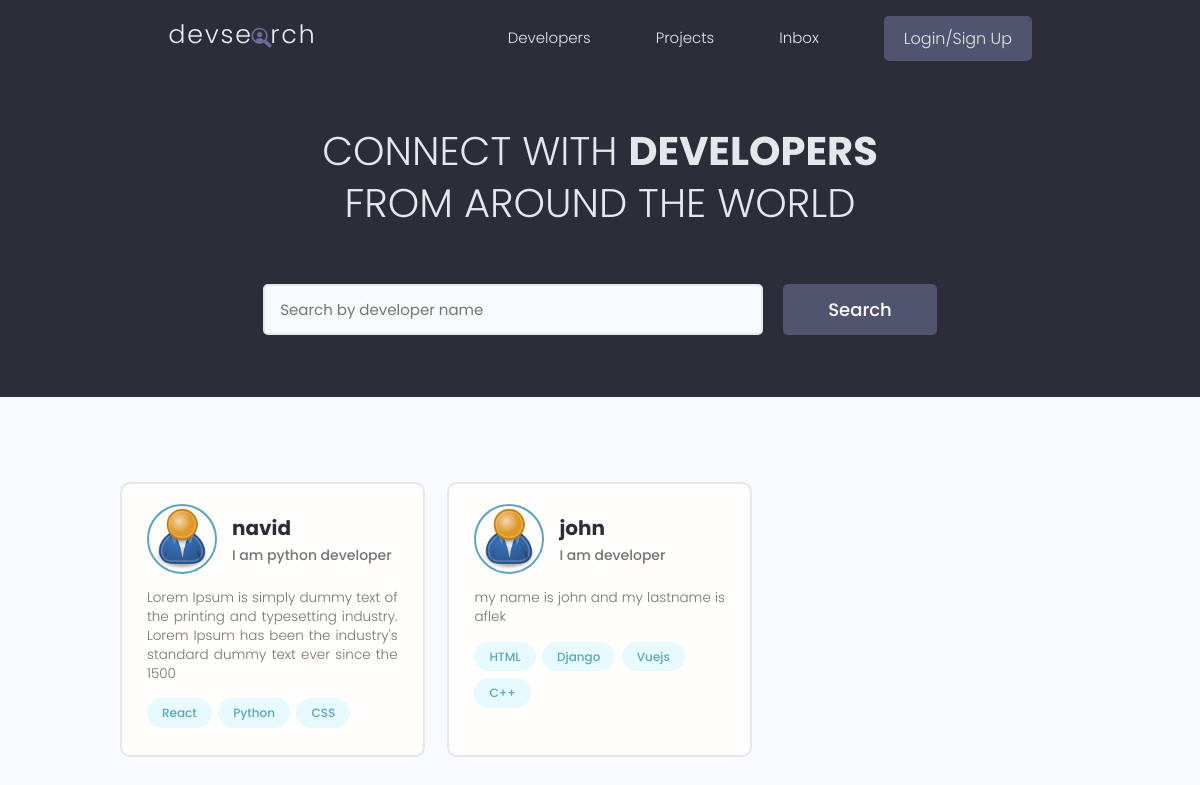
Before: / with the older database file.
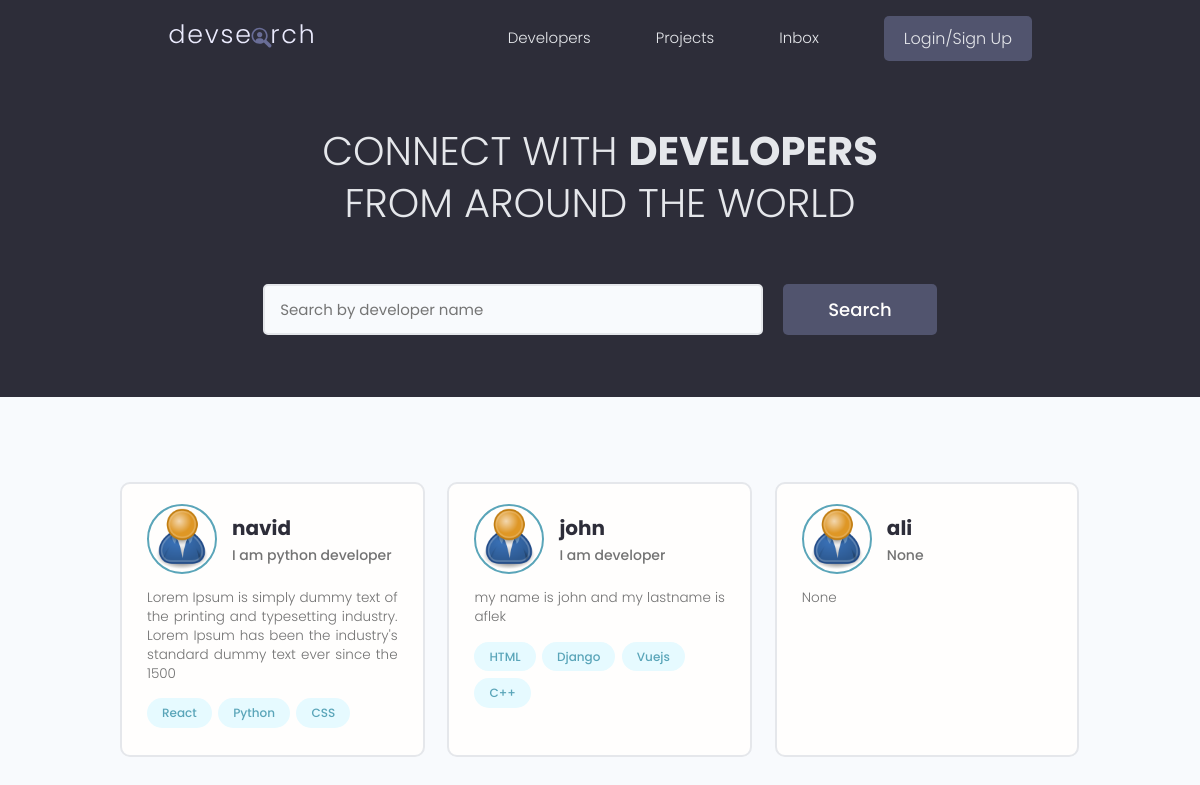
After: the same page with the newer database file.
### users/models.py (models this page shows, shortened)
class Profile(models.Model):
    user = models.OneToOneField(User, on_delete=models.CASCADE, null=True, blank=True)
    name = models.CharField(max_length=200, null=True, blank=True)
    email = models.EmailField(max_length=500, null=True, blank=True)
    username = models.CharField(max_length=200, null=True, blank=True)
    location = models.CharField(max_length=200, null=True, blank=True)
    short_intro = models.CharField(max_length=200, null=True, blank=True)
    bio = models.TextField(null=True, blank=True)
    profile_image = models.ImageField(null=True, blank=True, upload_to='profiles/', default='profiles/user-default.png')
    social_github = models.CharField(max_length=200, null=True, blank=True)
    social_twitter = models.CharField(max_length=200, null=True, blank=True)
    social_linkedin = models.CharField(max_length=200, null=True, blank=True)
    social_youtube = models.CharField(max_length=200, null=True, blank=True)
    social_website = models.CharField(max_length=200, null=True, blank=True)
    created = models.DateTimeField(auto_now_add=True)
    id = models.UUIDField(default=uuid.uuid4, unique=True, primary_key=True, editable=False)

class Skill(models.Model):
    owner = models.ForeignKey(Profile, on_delete=models.CASCADE, null=True, blank=True)
    name = models.CharField(max_length=200, null=True, blank=True)
    description = models.TextField(null=True, blank=True)
    created = models.DateTimeField(auto_now_add=True)
    id = models.UUIDField(default=uuid.uuid4, unique=True, primary_key=True, editable=False)
    def __str__(self):
        return str(self.name)

### users/views.py (the view)
# urls.py: path('', views.profiles, name='profiles'),
def profiles(request):
    profiles = Profile.objects.all()
    context = {'profiles': profiles}
    return render(request, 'users/profiles.html', context)

### users/templates/users/profiles.html (shortened to what this page needs)
{% extends 'main.html' %}
{% block content %}
<main class="home">
    <section class="hero-section text-center">
      <div class="container container--narrow">
        <div class="hero-section__box">
          <h2>CONNECT WITH <span>DEVELOPERS</span></h2>
          <h2>FROM AROUND THE WORLD</h2>
        </div>
        <div class="hero-section__search">
          <form class="form" action="#" method="get">
            <div class="form__field">
              <input class="input input--text" id="formInput#search" type="text" name="text"
                placeholder="Search by developer name" />
            </div>
            <input class="btn btn--sub btn--lg" type="submit" value="Search" />
          </form>
        </div>
      </div>
    </section>
    <section class="devlist">
      <div class="container">
        <div class="grid grid--three">
        {% for profile in profiles %}
          <div class="column card">
            <div class="dev">
              <a href="{% url 'user-profile' profile.id %}" class="card__body">
                <div class="dev__profile">
                  <img class="avatar avatar--md" src="{{profile.profile_image.url}}" alt="image" />
                  <div class="dev__meta">
                    <h3>{{profile.name}}</h3>
                    <h5>{{profile.short_intro|slice:'60'}}</h5>
                  </div>
                </div>
                <p class="dev__info">{{profile.bio|slice:'150'}}</p>
                <div class="dev__skills">
                {% for skill in profile.skill_set.all|slice:'5' %}
                  <span class="tag tag--pill tag--main">
                    <small>{{skill}}</small>
                  </span>
                  {% endfor %}
                </div>
              </a>
            </div>
          </div>
          {% endfor %}
        </div>
      </div>
    </section>
  </main>
{% endblock content %}

Changed rows visible on the page:
added Profile: profile_image (placeholder picture), name "ali", short_intro "None", bio "None"
